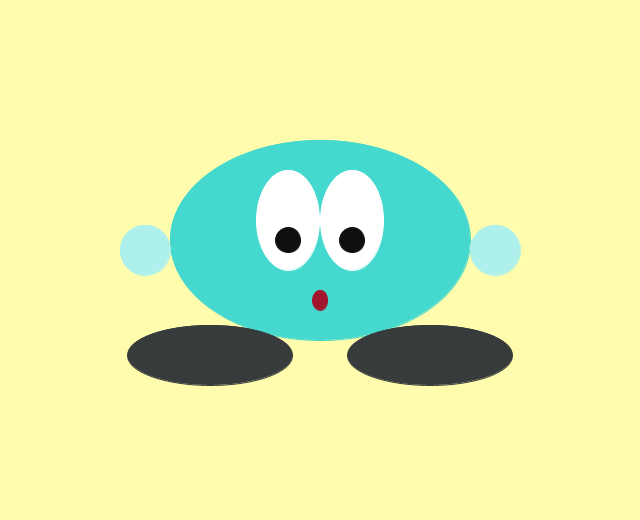
Frame 1 (no input)
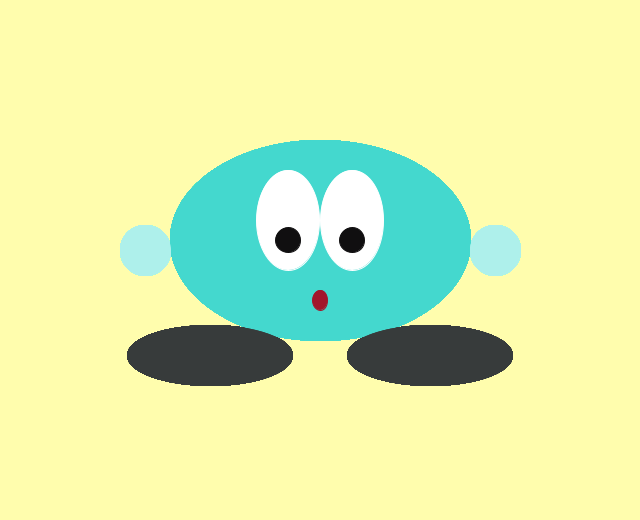
Frame 60 (the mouse pressed at the canvas centre just before this capture)
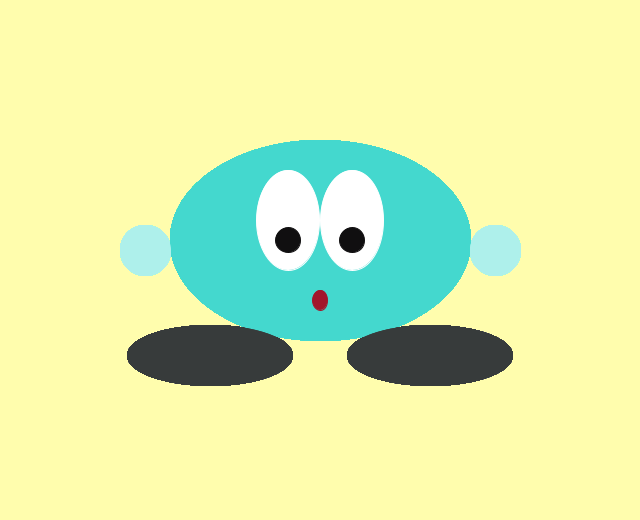
Frame 120 (the mouse held since frame 60 and released just before this capture)

The Processing sketch that drew these frames (run headless with seeded random() and noise(); from frame 60 on, the mouse is pressed at the canvas centre):

// Processing sketch: processing_185198
// ── processing_185198.pde

int x = 10;
int y = 10;

void setup(){
  background(255,253,173);
  size(640,520);
  println("setup done!");
  frameRate(60);
}

void draw(){
  rectMode(CENTER);
    stroke(68,216,206);
    fill(68,216,206);
  ellipse(320,240,300,200); //body
    stroke(255,255,255);
    fill(255,255,255);
  ellipse(320-32,220,63,100);
  ellipse(320+32,220,63,100); //outer eyes
    stroke(162,22,43);
    fill(162,22,43);
  ellipse(320,300,15,20); //mouth
    stroke(55,59,59);
    fill(55,59,59);
  ellipse(210,355,165,60); //feet
  ellipse(210+220,355,165,60); //feet
    stroke(174,240,235);
    fill(174,240,235);
  ellipse(145,250,50,50);
  ellipse(495,250,50,50); //hands
      stroke(16,15,16);
    fill(16,15,16);
  ellipse(320-32,240,25,25);
  ellipse(320+32,240,25,25); //inner eye
}
